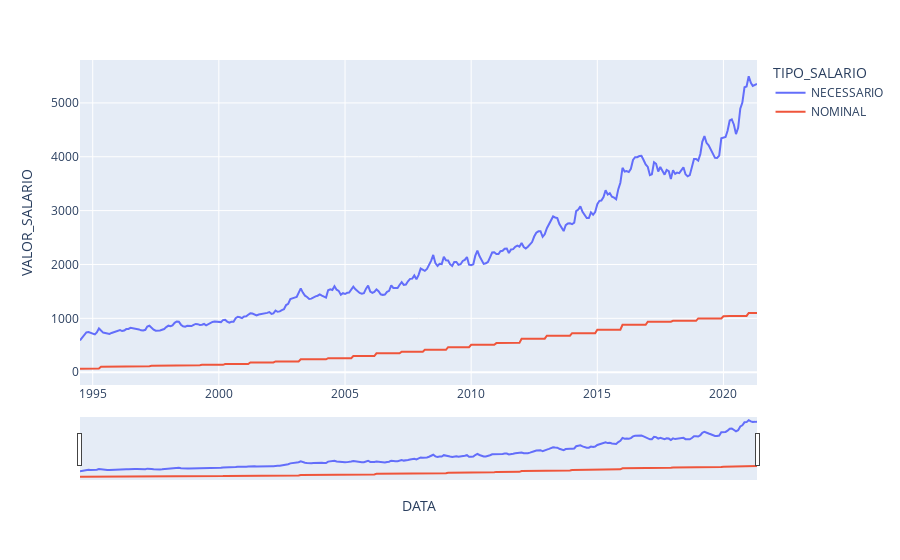

This figure's notebook cell:
### Code cell
df = px.data.stocks()
fig = px.line(dieese_salario_granulado, x='DATA', y="VALOR_SALARIO", color='TIPO_SALARIO', hover_name='TIPO_SALARIO')
fig.update_xaxes(rangeslider_visible=True)
fig.show()

### Figure 1 — Plotly figure (JSON) as saved in the notebook; plotly's stock layout.template omitted (floating-point values rounded to 4 significant figures; data arrays with more than 128 entries replaced by an {"elided": "..."} marker saying what was removed)
{"data": [{"hovertemplate": "<b>%{hovertext}</b><br><br>TIPO_SALARIO=NECESSARIO<br>DATA=%{x}<br>VALOR_SALARIO=%{y}<extra></extra>", "hovertext": {"elided": "323 str values"}, "legendgroup": "NECESSARIO", "line": {"color": "#636efa", "dash": "solid"}, "mode": "lines", "name": "NECESSARIO", "orientation": "v", "showlegend": true, "type": "scatter", "x": {"elided": "323 str values"}, "xaxis": "x", "y": {"elided": "323 int values"}, "yaxis": "y"}, {"hovertemplate": "<b>%{hovertext}</b><br><br>TIPO_SALARIO=NOMINAL<br>DATA=%{x}<br>VALOR_SALARIO=%{y}<extra></extra>", "hovertext": {"elided": "323 str values"}, "legendgroup": "NOMINAL", "line": {"color": "#EF553B", "dash": "solid"}, "mode": "lines", "name": "NOMINAL", "orientation": "v", "showlegend": true, "type": "scatter", "x": {"elided": "323 str values"}, "xaxis": "x", "y": {"elided": "323 int values"}, "yaxis": "y"}], "layout": {"legend": {"title": {"text": "TIPO_SALARIO"}, "tracegroupgap": 0}, "margin": {"t": 60}, "xaxis": {"anchor": "y", "domain": [0, 1], "rangeslider": {"visible": true}, "title": {"text": "DATA"}}, "yaxis": {"anchor": "x", "domain": [0, 1], "title": {"text": "VALOR_SALARIO"}}}}
